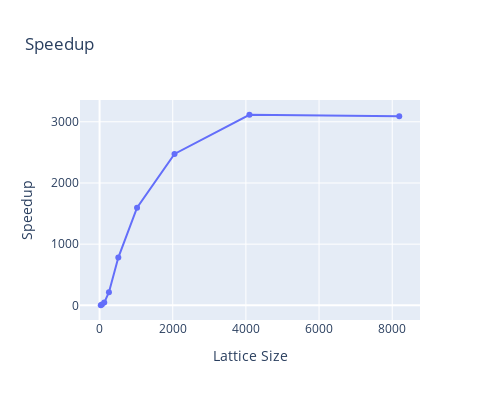

The notebook cell this image was saved under:
### Code cell
fig = go.Figure()
fig.add_trace(go.Scatter(
    x=cpu_df["size"],
    y=cpu_df["avgEvolveTime"] / gpu_df["avgEvolveTime"],
    mode="lines+markers",
    name="Speedup",
))
fig.update_layout(title="Speedup", xaxis_title='Lattice Size', yaxis_title="Speedup", width=500, height=400)
fig.update_yaxes()
fig.show()

### Figure 1 — Plotly figure (JSON) as saved in the notebook; plotly's stock layout.template omitted (floating-point values rounded to 4 significant figures)
{"data": [{"mode": "lines+markers", "name": "Speedup", "type": "scatter", "x": [32, 64, 128, 256, 512, 1024, 2048, 4096, 8192], "y": [1.541, 12.23, 45.68, 215.5, 780.7, 1595.0, 2474.0, 3115.0, 3091.0]}], "layout": {"height": 400, "title": {"text": "Speedup"}, "width": 500, "xaxis": {"title": {"text": "Lattice Size"}}, "yaxis": {"title": {"text": "Speedup"}}}}
